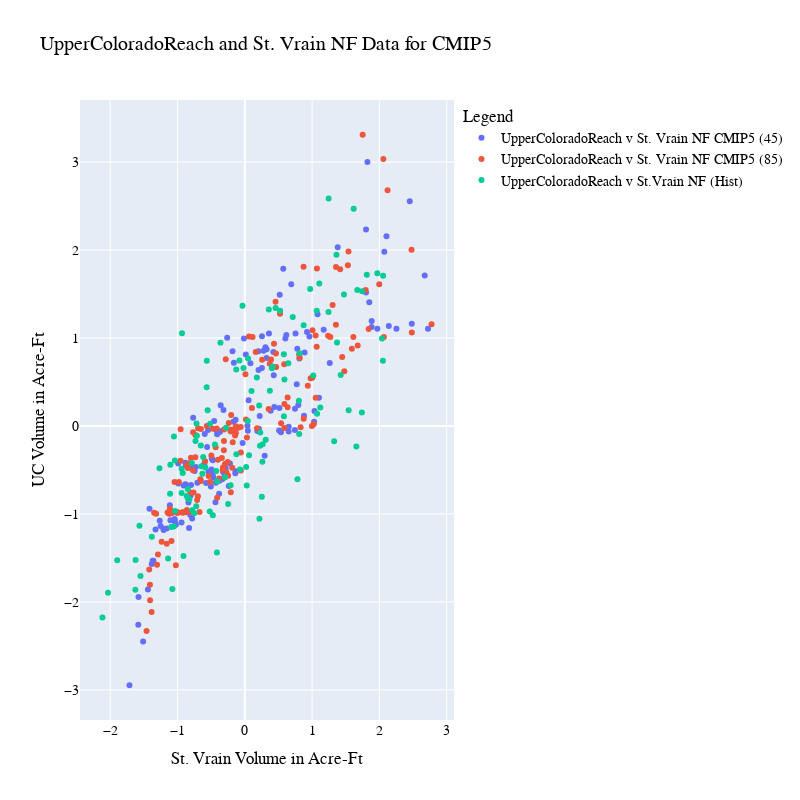

The notebook cell this image was saved under:
### Code cell
# CMIP5 graph
fig = go.Figure()
fig.add_trace(go.Scatter(mode='markers', y=df_g45_SS["Values"].values,
                         x=df_v45_SS["Values"].values, name="UpperColoradoReach v St. Vrain NF CMIP5 (45)"))
fig.add_trace(go.Scatter(mode='markers', y=df_g85_SS["Values"].values,
                         x=df_v85_SS["Values"].values, name="UpperColoradoReach v St. Vrain NF CMIP5 (85)"))
fig.add_trace(go.Scatter(mode='markers', y=nf_hist_df_SS.loc[:,('UpperColoradoReach.Inflow', '(ac-ft/month)')].values,
                             x=nf_stvrain_df_SS.iloc[:,0].values, name="UpperColoradoReach v St.Vrain NF (Hist)"))

fig.update_layout(
        title="UpperColoradoReach and St. Vrain NF Data for CMIP5",
        yaxis_title="UC Volume in Acre-Ft",
        xaxis_title="St. Vrain Volume in Acre-Ft",
        legend_title="Legend",
        font=dict(
            family="Arial, monospace",
            size=14,
            color="Black"),
        autosize=False,
        width=800,
        height=800,
    )
fig.show()

### Figure 1 — Plotly figure (JSON) as saved in the notebook; plotly's stock layout.template omitted (floating-point values rounded to 4 significant figures; data arrays with more than 128 entries replaced by an {"elided": "..."} marker saying what was removed)
{"data": [{"mode": "markers", "name": "UpperColoradoReach v St. Vrain NF CMIP5 (45)", "type": "scatter", "visible": true, "x": {"elided": "150 float values"}, "y": {"elided": "150 float values"}}, {"mode": "markers", "name": "UpperColoradoReach v St. Vrain NF CMIP5 (85)", "type": "scatter", "visible": true, "x": {"elided": "150 float values"}, "y": {"elided": "150 float values"}}, {"mode": "markers", "name": "UpperColoradoReach v St.Vrain NF (Hist)", "type": "scatter", "visible": true, "x": [0.8739, 2.055, -0.8241, 1.361, -1.268, -0.5522, 0.9706, -0.4245, 1.812, 0.7824, 0.09935, 1.107, 0.458, -0.8633, 0.5242, 1.742, -1.053, 2.037, 1.121, -1.039, 1.37, -0.08013, 0.3567, -0.03429, -0.5153, -0.9106, -0.7174, 0.3108, -1.077, 0.0283, 0.5885, -0.5204, 0.8136, -0.9231, -1.093, -0.07172, 1.327, 0.2253, -0.2472, 0.06271, -0.9387, 1.425, -0.6537, 1.074, -0.8445, 0.803, 1.069, -0.7877, -2.033, -1.382, -1.107, 1.969, -0.4442, -0.292, -0.6179, 0.2529, -0.9336, -1.139, -1.565, 0.5797, -1.896, -0.4101, -0.9391, 1.657, 0.1782, 0.4114, -0.7325, 0.3723, -0.5668, 0.04391, -1.11, -1.626, 0.4024, 1.017, 1.739, -1.623, 0.2132, 1.671, 1.617, -0.3619, 0.7118, -0.475, -0.6444, -0.7831, 0.2172, 0.01982, -0.7215, -0.01958, -0.7508, 2.052, 0.6467, 1.473, 0.2614, 0.8082, -0.6304, -1.036, -2.115, 0.2649, -0.415, -0.1256, -0.7123, -0.5865, -0.565, -0.1274, 0.2296, 1.245, -1.55, -0.2108, 1.243, 1.543, -0.2794, 0.5811, -1.053, 0.04851, -0.8482], "y": [1.144, 1.709, -0.8327, 1.947, -0.4818, 0.1798, 1.557, -0.512, 1.718, -0.6049, 0.3972, 1.619, 1.34, -0.7966, 1.31, 1.53, -0.1206, 0.9945, 0.2091, -0.3913, 0.9479, 0.7446, 1.324, 1.366, 0.02519, -1.478, 0.02774, -0.157, -1.855, -0.6768, 0.528, -0.9738, 0.8274, -0.536, -1.149, -0.4956, -0.173, -0.2242, -0.8884, -0.3333, -0.761, 0.578, -0.2217, 0.14, -0.8285, 0.2867, 1.311, -0.4201, -1.897, -1.261, -0.4416, 1.737, -0.2099, -0.5839, -0.3534, -0.8059, 1.053, -1.506, -1.134, 0.816, -1.528, -0.6273, -0.4867, -0.2324, 0.5514, 0.6763, -0.1709, 0.4015, 0.4401, 0.05636, -0.771, -1.863, 0.6573, 0.5735, 0.1533, -1.523, 0.2329, 1.545, 2.47, 0.9455, 1.238, -1.016, -0.4577, -0.957, -1.056, -0.4672, -0.9117, 0.6586, -0.9937, 0.7418, 0.7128, 1.495, -0.4074, -0.09073, -0.5432, -0.9665, -2.177, -0.208, -1.44, -0.3216, -0.112, -0.4731, 0.742, 0.6428, -0.0751, 2.585, -1.705, -0.6748, 1.297, 0.1789, -0.02065, 0.1115, -1.144, 0.7672, -0.7167]}], "layout": {"autosize": false, "font": {"color": "Black", "family": "Arial, monospace", "size": 14}, "height": 800, "legend": {"title": {"text": "Legend"}}, "title": {"text": "UpperColoradoReach and St. Vrain NF Data for CMIP5"}, "width": 800, "xaxis": {"autorange": true, "range": [-2.452, 3.112], "title": {"text": "St. Vrain Volume in Acre-Ft"}, "type": "linear"}, "yaxis": {"autorange": true, "range": [-3.343, 3.706], "title": {"text": "UC Volume in Acre-Ft"}, "type": "linear"}}}
